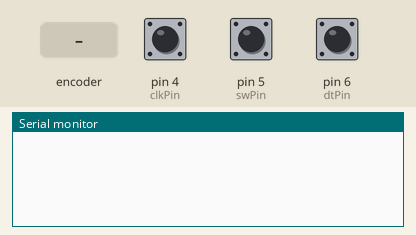
Recording of a sketch running on a simulated Arduino Uno, built with avr-gcc and run on an emulated ATmega328P. On the bench: the last lines printed to the serial monitor. The test bench sets the inputs (shaded band); at power-on: pin 4 (clkPin) HIGH, pin 5 (swPin) HIGH, pin 6 (dtPin) HIGH.

Above: at 1.2 s.
1.3 s: rotary encoder on pin 4 (clkPin) / pin 6 (dtPin) turned 1 step (first pin leading)
At 2.6 s:
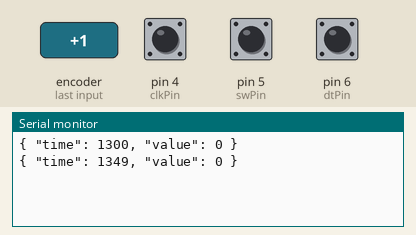
3.0 s: rotary encoder on pin 4 (clkPin) / pin 6 (dtPin) turned 1 step (first pin leading)
At 4.1 s:
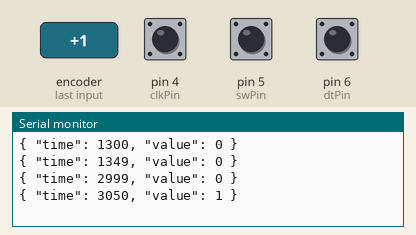
Timing chart, 0 to 6.0 s (numbered marks = the images above; inputs shaded):
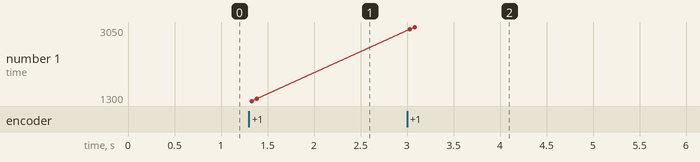

Measured:
- after the input at 1.3 s, the serial monitor: prints a new line at once (image 1)
- after the input at 3.0 s, the serial monitor: prints a new line at once (image 2)
- plotted number 1: 1349 → 3050 after the input at 3.0 s

The sketch:

0095.ino
```cpp
#include <SoftwareSerial.h>

SoftwareSerial myBluetooth(10, 11); // RX, TX

// Define rotary encoder pins
const int clkPin = 4;
const int dtPin = 6;
const int swPin = 5;

int currentStateCLK;
int previousStateCLK;

int rawEncoderValue = 0;

int encoderValue = 0; // Filtered value
unsigned long lastEncoderTime = 0; // Time of the last encoder change
int buttonState; // Current state of the button
int lastButtonState = HIGH; // Previous state of the button

// Moving average filter variables
const int numReadings = 10;
int readings[numReadings]; // the readings from the analog input
int readIndex = 0; // the index of the current reading
long total = 0;
int average = 0;

void setup() {
  Serial.begin(9600);
  myBluetooth.begin(9600);

  pinMode(clkPin, INPUT);
  pinMode(dtPin, INPUT);
  pinMode(swPin, INPUT_PULLUP); // Set the button as input with internal pull-up resistor

  // Initialize all the readings to 0:
  for (int thisReading = 0; thisReading < numReadings; thisReading++) {
    readings[thisReading] = 0;
  }

  previousStateCLK = digitalRead(clkPin);
}

void loop() {
  currentStateCLK = digitalRead(clkPin);
  buttonState = digitalRead(swPin); // Read the button state

  // Check if button state has changed to LOW (button pressed)
  if (buttonState == LOW && lastButtonState == HIGH) {
    rawEncoderValue = 0;
    encoderValue = 0;
    // Debounce delay to avoid accidental quick presses
    delay(50);
  }

  if (currentStateCLK != previousStateCLK) {
    unsigned long currentMillis = millis(); // Get the current time

    if (digitalRead(dtPin) != currentStateCLK) {
      rawEncoderValue++;
    } else {
      rawEncoderValue--;
    }

    // Update the moving average filter
    total = total - readings[readIndex];
    readings[readIndex] = rawEncoderValue;
    total = total + readings[readIndex];
    readIndex = readIndex + 1;

    if (readIndex >= numReadings) {
      readIndex = 0; // ...wrap around to the beginning:
    }

    // Calculate the average:
    encoderValue = total / numReadings;

    // Send serialized data over Bluetooth
    myBluetooth.print("{ \"time\": ");
    myBluetooth.print(currentMillis);
    myBluetooth.print(", \"value\": ");
    myBluetooth.print(encoderValue);
    myBluetooth.println(" }");

    // Also print to Serial Monitor
    Serial.print("{ \"time\": ");
    Serial.print(currentMillis);
    Serial.print(", \"value\": ");
    Serial.print(encoderValue);
    Serial.println(" }");

    lastEncoderTime = currentMillis; // Update the last encoder time
  }

  previousStateCLK = currentStateCLK;
  lastButtonState = buttonState; // Update the last button state
  delay(1); // A short delay to reduce noise
}
```
